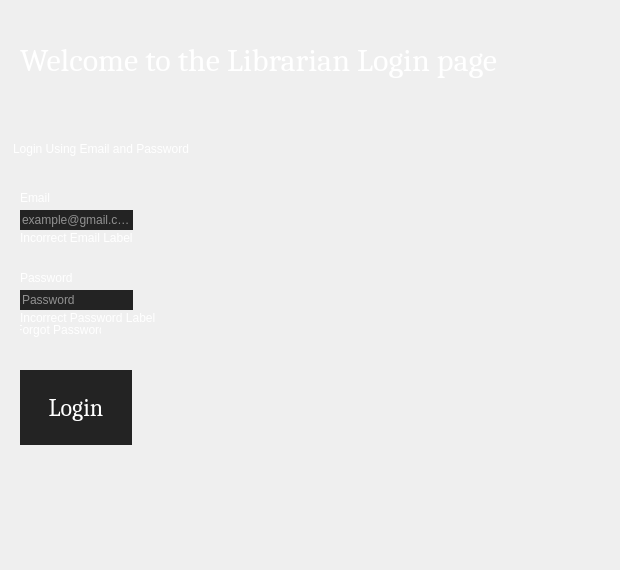
            <widget class="QWidget" name="page_Librarian_Login">
             <widget class="QGroupBox" name="groupBox_10">
              <property name="geometry">
               <rect>
                <x>10</x>
                <y>140</y>
                <width>601</width>
                <height>421</height>
               </rect>
              </property>
              <property name="styleSheet">
               <string notr="true">color: rgb(255, 255, 255);
border: none;</string>
              </property>
              <property name="title">
               <string>Login Using Email and Password</string>
              </property>
              <widget class="QLineEdit" name="password_3">
               <property name="geometry">
                <rect>
                 <x>10</x>
                 <y>150</y>
                 <width>113</width>
                 <height>20</height>
                </rect>
               </property>
               <property name="styleSheet">
                <string notr="true">background-color: rgb(35, 35, 35);</string>
               </property>
               <property name="placeholderText">
                <string>Password</string>
               </property>
              </widget>
              <widget class="QLineEdit" name="email_4">
               <property name="geometry">
                <rect>
                 <x>10</x>
                 <y>70</y>
                 <width>113</width>
                 <height>20</height>
                </rect>
               </property>
               <property name="styleSheet">
                <string notr="true">background-color: rgb(35, 35, 35);</string>
               </property>
               <property name="placeholderText">
                <string>example@gmail.com</string>
               </property>
              </widget>
              <widget class="QLabel" name="label_31">
               <property name="geometry">
                <rect>
                 <x>10</x>
                 <y>50</y>
                 <width>61</width>
                 <height>16</height>
                </rect>
               </property>
               <property name="text">
                <string>Email</string>
               </property>
              </widget>
              <widget class="QLabel" name="label_32">
               <property name="geometry">
                <rect>
                 <x>10</x>
                 <y>130</y>
                 <width>61</width>
                 <height>16</height>
                </rect>
               </property>
               <property name="text">
                <string>Password</string>
               </property>
              </widget>
              <widget class="QPushButton" name="btn_Librarian_login">
               <property name="geometry">
                <rect>
                 <x>10</x>
                 <y>230</y>
                 <width>112</width>
                 <height>75</height>
                </rect>
               </property>
               <property name="sizePolicy">
                <sizepolicy hsizetype="Minimum" vsizetype="Minimum">
                 <horstretch>0</horstretch>
                 <verstretch>0</verstretch>
                </sizepolicy>
               </property>
               <property name="minimumSize">
                <size>
                 <width>100</width>
                 <height>75</height>
                </size>
               </property>
               <property name="maximumSize">
                <size>
                 <width>112</width>
                 <height>75</height>
                </size>
               </property>
               <property name="font">
                <font>
                 <family>Cambria</family>
                 <pointsize>18</pointsize>
                </font>
               </property>
               <property name="styleSheet">
                <string notr="true">QPushButton {	
	border: none;
	background-color: rgb(35, 35, 35);
   color: rgb(255, 255, 255);
}
QPushButton:hover {
	background-color: rgb(0, 170, 255);
}
</string>
               </property>
               <property name="text">
                <string>Login</string>
               </property>
               <property name="icon">
                <iconset resource="icons.qrc">
                 <normaloff>:/icons/cil-arrow-circle-right.png</normaloff>:/icons/cil-arrow-circle-right.png</iconset>
               </property>
              </widget>
              <widget class="QPushButton" name="btn_Librarian_password">
               <property name="geometry">
                <rect>
                 <x>10</x>
                 <y>180</y>
                 <width>81</width>
                 <height>20</height>
                </rect>
               </property>
               <property name="styleSheet">
                <string notr="true">QPushButton {	
	border: none;
   color: rgb(255, 255, 255);
}
QPushButton:hover {
	color: rgb(0, 170, 255);
}
</string>
               </property>
               <property name="text">
                <string>Forgot Password</string>
               </property>
              </widget>
              <widget class="QLabel" name="lbl_InPassword_2">
               <property name="enabled">
                <bool>true</bool>
               </property>
               <property name="geometry">
                <rect>
                 <x>10</x>
                 <y>170</y>
                 <width>201</width>
                 <height>16</height>
                </rect>
               </property>
               <property name="text">
                <string>Incorrect Password Label</string>
               </property>
              </widget>
              <widget class="QLabel" name="lbl_InEmail_2">
               <property name="enabled">
                <bool>true</bool>
               </property>
               <property name="geometry">
                <rect>
                 <x>10</x>
                 <y>90</y>
                 <width>151</width>
                 <height>16</height>
                </rect>
               </property>
               <property name="text">
                <string>Incorrect Email Label </string>
               </property>
              </widget>
             </widget>
             <widget class="QLabel" name="label_33">
              <property name="geometry">
               <rect>
                <x>20</x>
                <y>10</y>
                <width>581</width>
                <height>101</height>
               </rect>
              </property>
              <property name="font">
               <font>
                <family>Cambria</family>
                <pointsize>24</pointsize>
               </font>
              </property>
              <property name="styleSheet">
               <string notr="true">color: rgb(255, 255, 255);</string>
              </property>
              <property name="text">
               <string>Welcome to the Librarian Login page</string>
              </property>
             </widget>
            </widget>
